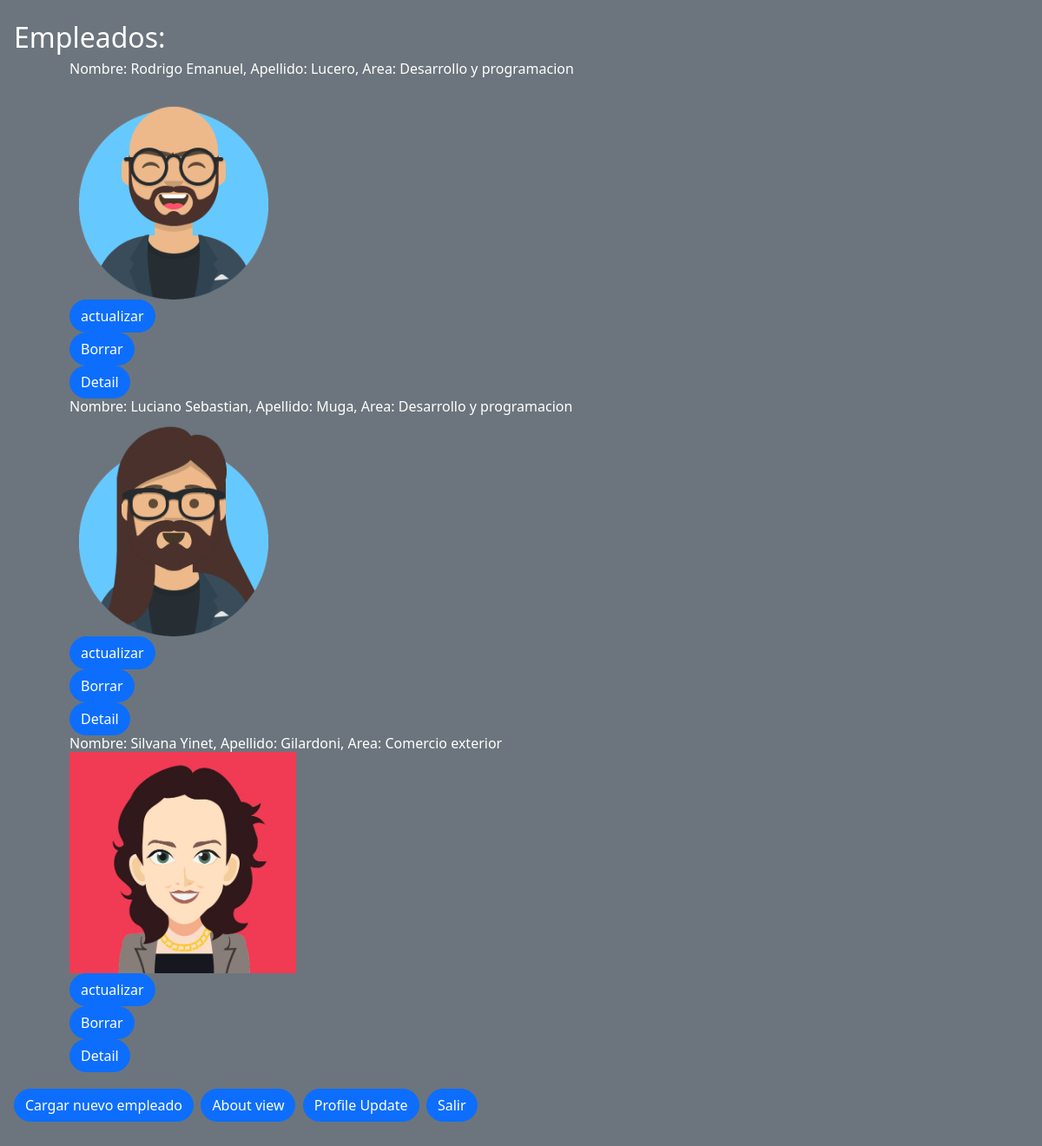
The app's page / (signed in) with its own data.
### Proyect/models.py (models this page shows, shortened)
class Empleado(models.Model):
    name = models.CharField(max_length = 50)
    last_name = models.CharField(max_length = 50)
    age = models.IntegerField()
    area = models.CharField(max_length = 50)
    legajo = models.IntegerField()
    contacto = models.IntegerField()
    email = models.EmailField(max_length = 200)
    date = models.DateField()
    avatar = models.ImageField(upload_to = "post", null = True , blank = True)

### Proyect/views.py (the view)
# urls.py: path("", ListEmpleado.as_view(), name="list-empleado"),
class ListEmpleado(LoginRequiredMixin, ListView):
    model = Empleado

### Proyect/templates/Proyect/empleado_list.html (shortened to what this page needs)
{% extends 'Proyect/base.html' %}
{% block titulo %} Empleados: {% endblock %}
{% block contenido %}
<ul>
  {% for empleado in object_list %}
  <div class="div">
  <ul> Nombre: {{empleado.name}}, Apellido: {{empleado.last_name}}, Area: {{empleado.area}}</ul>
  <ul>
    <img height="255" src="{{ empleado.avatar.url }}"/>
  </ul>
          <ul>
          <a type="button" class="btn btn-primary" style="border-radius: 30px;" href="{% url "actualizar-empleado" empleado.id %}">actualizar</a>
          </ul>
          <ul>
          <a type="button" class="btn btn-primary" style="border-radius: 30px;" href="{% url "borrar-empleado" empleado.id %}">Borrar</a>
        </ul>
        <ul>
          <a type="button" class="btn btn-primary" style="border-radius: 30px;" href="{% url "detail-empleado" empleado.id %}">Detail</a>
        </ul>
          {% endfor %}
</ul>
<a type="button" class="btn btn-primary" style="border-radius: 30px;" href="{% url "crear-empleado" %}">Cargar nuevo empleado</a>
<a type="button" class="btn btn-primary" style="border-radius: 30px;" href="{% url "about-empleado" %}">About view</a>
<a type="button" class="btn btn-primary" style="border-radius: 30px;" href="{% url "profile-update" user.id %}">Profile Update</a>
<a type="button" class="btn btn-primary" style="border-radius: 30px;" href="{% url 'logout-empleado' %}">Salir</a>
{% endblock %}

### Proyect/static/Proyect/css/mi.css (style rules this page uses)
.div { font-size: medium; margin-left: auto; }

### records on screen
Empleado: name "Rodrigo Emanuel", last_name "Lucero", area "Desarrollo y programacion", avatar (picture)
Empleado: name "Luciano Sebastian", last_name "Muga", area "Desarrollo y programacion", avatar (picture)
Empleado: name "Silvana Yinet", last_name "Gilardoni", area "Comercio exterior", avatar (picture)
